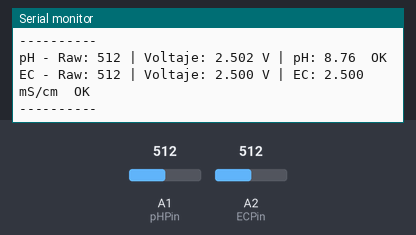
Bench run of a sketch on a simulated Arduino Uno, built with avr-gcc and run on an emulated ATmega328P. Shown: the last lines printed to the serial monitor. The inputs (shaded band) are chosen by the test bench; at power-on: A1 (pHPin) = 512, A2 (ECPin) = 512.

Above: at 1.8 s.
1.9 s: A1 (pHPin) set to 900
At 3.0 s:
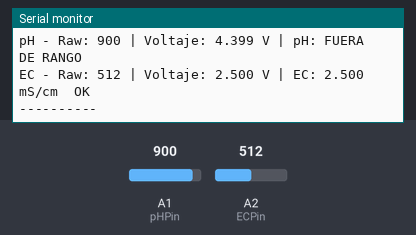
4.6 s: A2 (ECPin) set to 716
At 5.9 s:
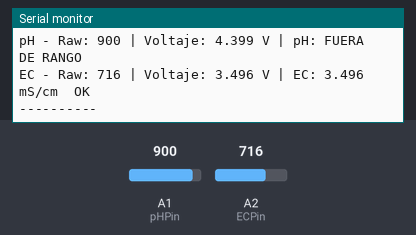
6.1 s: A1 (pHPin) set to 1023
At 7.1 s:
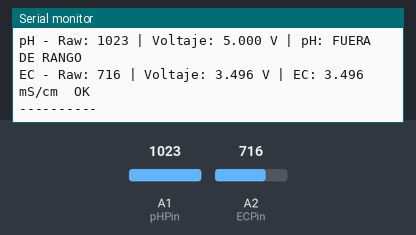
7.6 s: A2 (ECPin) set to 900
At 9.4 s:
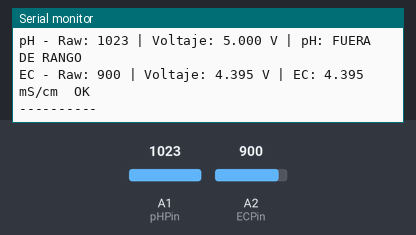
Timing chart, 0 to 10.1 s (numbered marks = the images above; inputs shaded):
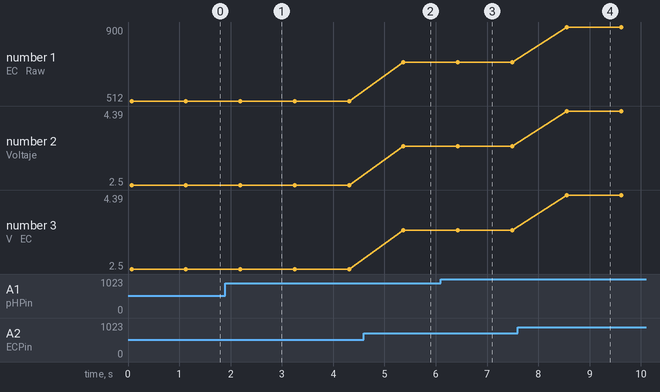

The sketch:

TEST_pH_EC.ino
```cpp
// TEST_pH_EC.ino
// Verifica la lectura de pH y EC con los potenciómetros.
// Girar el potenciómetro y verificar que el valor cambie en rango esperado.

#define pHPin A1
#define ECPin A2

float offset = 0.00;
float VREF = 5.0;
float coef = 1.0;

void setup() {
  Serial.begin(9600);
  pinMode(pHPin, INPUT);
  pinMode(ECPin, INPUT);
  Serial.println("TEST pH y EC iniciado");
}

void loop() {
  // pH
  int rawPH = analogRead(pHPin);
  float voltPH = rawPH * (5.0 / 1023.0);
  float pH_value = 3.5 * voltPH + offset;

  Serial.print("pH - Raw: ");
  Serial.print(rawPH);
  Serial.print(" | Voltaje: ");
  Serial.print(voltPH, 3);
  Serial.print(" V | pH: ");
  if (pH_value < 0 || pH_value > 14) {
    Serial.println("FUERA DE RANGO");
  } else {
    Serial.print(pH_value, 2);
    Serial.println("  OK");
  }

  // EC
  int rawEC = analogRead(ECPin);
  float voltEC = rawEC * VREF / 1024.0;
  float EC_value = voltEC * coef;

  Serial.print("EC - Raw: ");
  Serial.print(rawEC);
  Serial.print(" | Voltaje: ");
  Serial.print(voltEC, 3);
  Serial.print(" V | EC: ");
  Serial.print(EC_value, 3);
  Serial.println(" mS/cm  OK");

  Serial.println("----------");
  delay(1000);
}

// RESULTADO ESPERADO al girar potenciometros:
// pH - Raw: 512 | Voltaje: 2.500 V | pH: 8.75  OK
// EC - Raw: 300 | Voltaje: 1.465 V | EC: 1.465 mS/cm  OK
// ----------
```

Measured:
- after the input at 1.9 s, the serial monitor: prints a new line after 0.23 s (image 1)
- after the input at 4.6 s, the serial monitor: prints a new line after 0.77 s (image 2)
- after the input at 6.1 s, the serial monitor: prints a new line after 0.27 s (image 3)
- after the input at 7.6 s, the serial monitor: prints a new line after 0.96 s (image 4)
- plotted number 1: 512 → 716 after the input at 4.6 s
- plotted number 2: 2.5 → 3.5 after the input at 4.6 s, 3.5 → 4.39 after the input at 7.6 s
- plotted number 3: 2.5 → 3.5 after the input at 4.6 s, 3.5 → 4.39 after the input at 7.6 s
